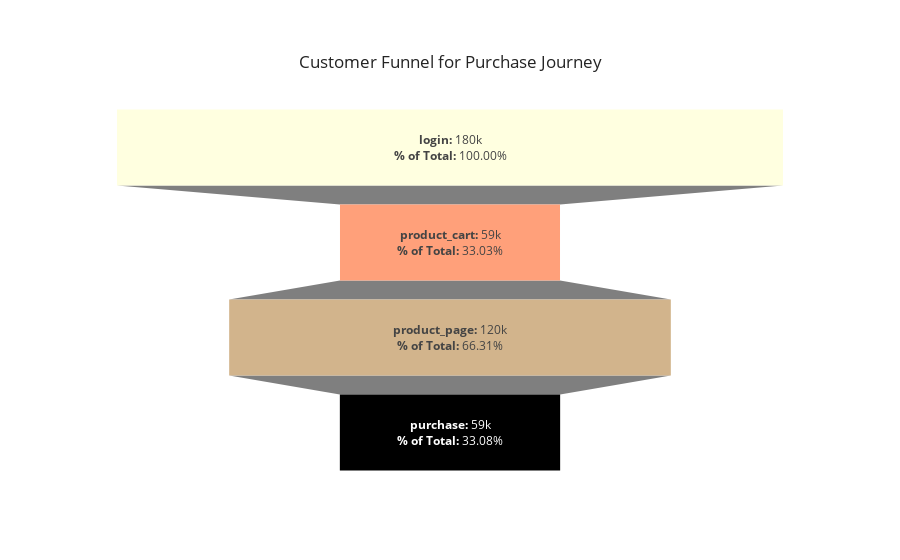

Notebook code for this chart:
### Code cell
#plotly to visualise funnel
fig = go.Figure(go.Funnel(
    y = data_funnel["event_name"],
    x = data_funnel["event_count"],
    customdata=data_funnel["percent"],
    texttemplate= "<b>%{label}: </B>%{value:.2s}"+"<br><b>% of Total:</b> %{customdata:.2f}%",
    textposition='inside',
    marker = {"color": ["lightyellow", "lightsalmon", "tan"]}
    ))
fig.update_yaxes(visible=False)
fig.update_layout(template='simple_white',     
                  title={'xanchor': 'center',
                         'yanchor': 'top',        
                         'y':0.9,
                         'x':0.5,
                         'text':"Customer Funnel for Purchase Journey"})
fig.show()

### Figure 1 — Plotly figure (JSON) as saved in the notebook; plotly's stock layout.template omitted (floating-point values rounded to 4 significant figures)
{"data": [{"customdata": [100, 33.03, 66.31, 33.08], "marker": {"color": ["lightyellow", "lightsalmon", "tan"]}, "textposition": "inside", "texttemplate": "<b>%{label}: </B>%{value:.2s}<br><b>% of Total:</b> %{customdata:.2f}%", "type": "funnel", "x": [179861, 59417, 119274, 59494], "y": ["login", "product_cart", "product_page", "purchase"]}], "layout": {"title": {"text": "Customer Funnel for Purchase Journey", "x": 0.5, "xanchor": "center", "y": 0.9, "yanchor": "top"}, "yaxis": {"visible": false}}}
